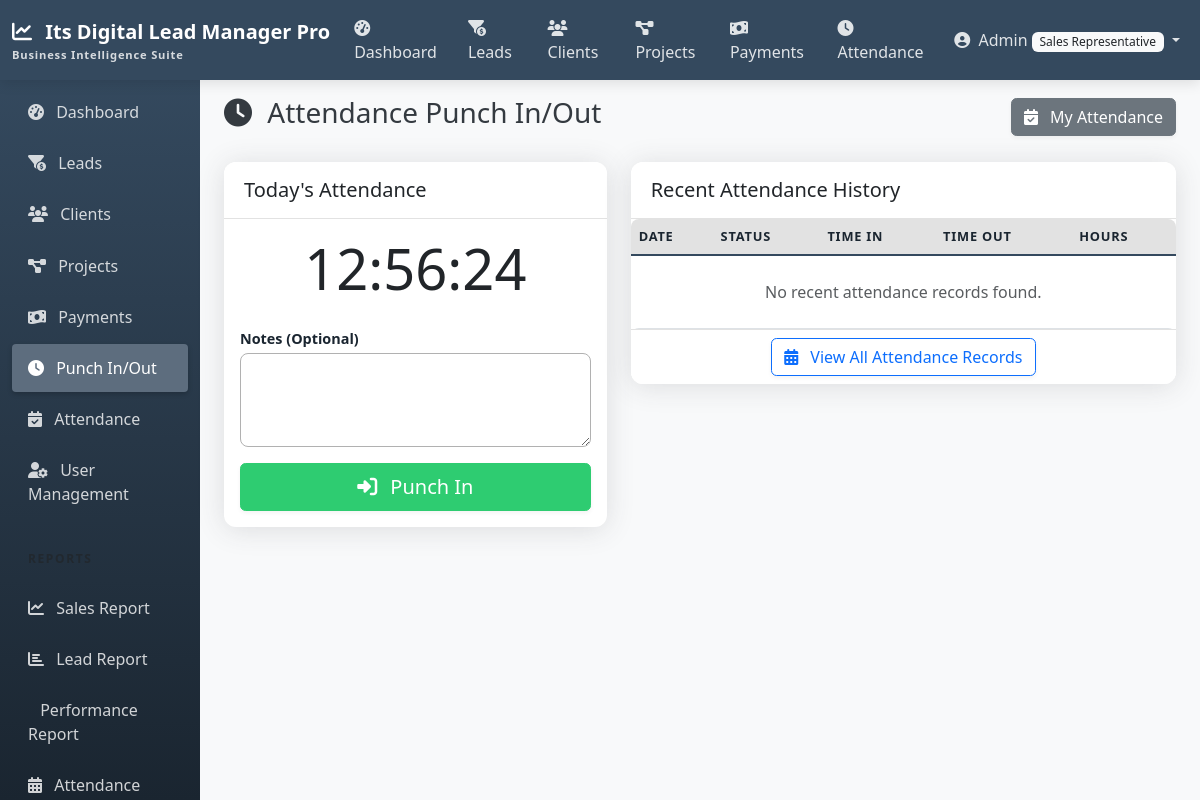
The page /attendance/punch/ (signed in) on the database as committed earlier.
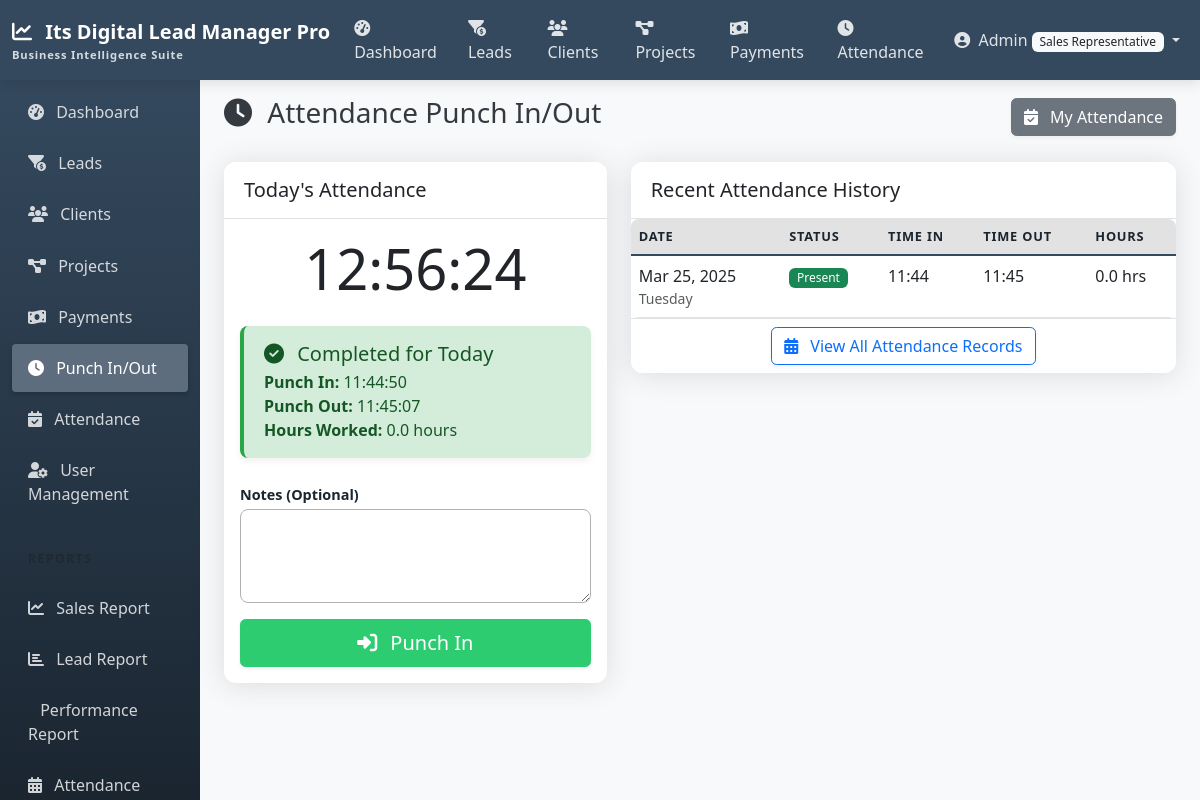
The same page on the database as committed later.
### attendance/models.py (models this page shows, shortened)
class Attendance(models.Model):
    STATUS_CHOICES = (
        ('present', 'Present'),
        ('absent', 'Absent'),
        ('half_day', 'Half Day'),
        ('leave', 'Leave'),
        ('holiday', 'Holiday'),
    )
    user = models.ForeignKey(CustomUser, on_delete=models.CASCADE, related_name='attendances')
    date = models.DateField(default=date.today)
    time_in = models.TimeField(null=True, blank=True)
    time_out = models.TimeField(null=True, blank=True)
    status = models.CharField(max_length=10, choices=STATUS_CHOICES, default='present')
    notes = models.TextField(blank=True, null=True)
    created_at = models.DateTimeField(auto_now_add=True)
    updated_at = models.DateTimeField(auto_now=True)
    class Meta:
        ordering = ['-date', '-time_in']
        unique_together = ('user', 'date')
    @property
    def total_hours(self):
        if self.time_in and self.time_out:
            datetime_in = datetime.combine(self.date, self.time_in)
            datetime_out = datetime.combine(self.date, self.time_out)
            if datetime_out < datetime_in:
                datetime_out = datetime.combine(self.date + timedelta(days=1), self.time_out)
            difference = datetime_out - datetime_in
            hours = difference.total_seconds() / 3600
            return round(hours, 2)
        return 0
    @property
    def is_ongoing(self):
        return self.time_in is not None and self.time_out is None
    @classmethod
    def get_current_attendance(cls, user):
        today = date.today()
        try:
            return cls.objects.get(user=user, date=today)
        except cls.DoesNotExist:
            return None

### attendance/views.py (the view, shortened to what this page needs)
# urls.py: path('punch/', views.PunchView.as_view(), name='punch'),
class PunchView(LoginRequiredMixin, TemplateView):
    template_name = 'attendance/punch.html'
    def get_context_data(self, **kwargs):
        context = super().get_context_data(**kwargs)
        current_attendance = Attendance.get_current_attendance(self.request.user)
        context['current_attendance'] = current_attendance
        if current_attendance and current_attendance.is_ongoing:
            context['form'] = PunchOutForm()
            context['punch_type'] = 'out'
        else:
            context['form'] = PunchInForm()
            context['punch_type'] = 'in'
        today = date.today()
        start_date = today - timedelta(days=7)
        context['attendance_history'] = Attendance.objects.filter(
            user=self.request.user,
            date__range=[start_date, today]
        ).order_by('-date')
        return context

### attendance/forms.py
class PunchInForm(forms.Form):
    notes = forms.CharField(
        widget=forms.Textarea(attrs={'class': 'form-control', 'rows': 3}),
        required=False
    )

### templates/attendance/punch.html (shortened to what the changed rows need)
{% extends 'base.html' %}
{% block content %}
<div class="d-flex justify-content-between align-items-center mb-4">
    <h1 class="h3">
        <i class="fas fa-clock me-2"></i> Attendance Punch In/Out
    </h1>
</div>
<div class="row">
    <div class="col-lg-5 mb-4">
        <div class="card shadow">
            <div class="card-body">
                {% if current_attendance %}
                <div class="alert {% if current_attendance.is_ongoing %}alert-warning{% else %}alert-success{% endif %} mb-4">
                    <div class="d-flex align-items-center">
                        <div>
                            <h5 class="alert-heading mb-1">
                                {% if current_attendance.is_ongoing %}
                                <i class="fas fa-hourglass-half me-2"></i> Currently Working
                                {% else %}
                                <i class="fas fa-check-circle me-2"></i> Completed for Today
                                {% endif %}
                            </h5>
                            <p class="mb-0">
                                {% if current_attendance.time_in %}
                                <strong>Punch In:</strong> {{ current_attendance.time_in|time:"H:i:s" }}
                                {% endif %}
                                {% if current_attendance.time_out %}
                                <br><strong>Punch Out:</strong> {{ current_attendance.time_out|time:"H:i:s" }}
                                <br><strong>Hours Worked:</strong> {{ current_attendance.total_hours }} hours
                                {% endif %}
                            </p>
                        </div>
                    </div>
                </div>
                {% endif %}
            </div>
        </div>
    </div>
    <div class="col-lg-7 mb-4">
        <div class="card shadow">
            <div class="card-body p-0">
                <div class="table-responsive">
                    <table class="table table-hover mb-0">
                        <thead class="table-light">
                            <tr>
                                <th>Date</th>
                                <th>Status</th>
                                <th>Time In</th>
                                <th>Time Out</th>
                                <th>Hours</th>
                            </tr>
                        </thead>
                        <tbody>
                            {% for record in attendance_history %}
                            <tr>
                                <td>
                                    {{ record.date|date:"M d, Y" }}
                                    <small class="text-muted d-block">{{ record.date|date:"l" }}</small>
                                </td>
                                <td>
                                    <span class="badge
                                        {% if record.status == 'present' %}bg-success
                                        {% elif record.status == 'absent' %}bg-danger
                                        {% elif record.status == 'half_day' %}bg-warning text-dark
                                        {% elif record.status == 'leave' %}bg-info
                                        {% else %}bg-secondary
                                        {% endif %}">
                                        {{ record.get_status_display }}
                                    </span>
                                </td>
                                <td>
                                    {% if record.time_in %}
                                    {{ record.time_in|time:"H:i" }}
                                    {% else %}
                                    <span class="text-muted">-</span>
                                    {% endif %}
                                </td>
                                <td>
                                    {% if record.time_out %}
                                    {{ record.time_out|time:"H:i" }}
                                    {% else %}
                                    <span class="text-muted">-</span>
                                    {% endif %}
                                </td>
                                <td>
                                    {% if record.time_in and record.time_out %}
                                    {{ record.total_hours }} hrs
                                    {% else %}
                                    <span class="text-muted">-</span>
                                    {% endif %}
                                </td>
                            </tr>
                            {% empty %}
                            <tr>
                                <td colspan="5" class="text-center py-4">
                                    <p class="text-muted mb-0">No recent attendance records found.</p>
                                </td>
                            </tr>
                            {% endfor %}
                        </tbody>
                    </table>
                </div>
            </div>
        </div>
    </div>
</div>
{% endblock %}

Rows that differ between the two databases and show on the page:
added Attendance: time_in "11:44:50", time_out "11:45:07", total_hours "0.0", date "Mar 25, 2025", date "Tuesday", status "Present", time_in "11:44", time_out "11:45"
Other text that changed with them:
text no longer shown: "No recent attendance records found."
text now shown: "Completed for Today Punch In: Punch Out: Hours Worked: hours"
